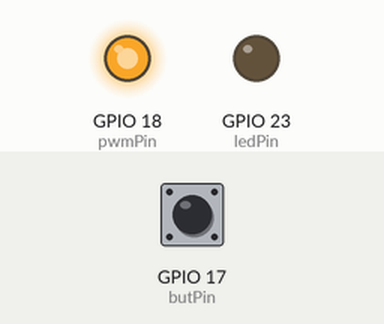
This program was run on a simulated Raspberry Pi (BCM pin numbers). On the bench: output pins drawn as LEDs (lit = HIGH). Dashed ring = blinking. The inputs (shaded band) are chosen by the test bench; at power-on: GPIO 17 (butPin) HIGH. What the program prints to the terminal is not drawn.

Above: at 1.2 s.
1.3 s: GPIO 17 (butPin) pulled LOW for 0.15 s
At 1.31 s:
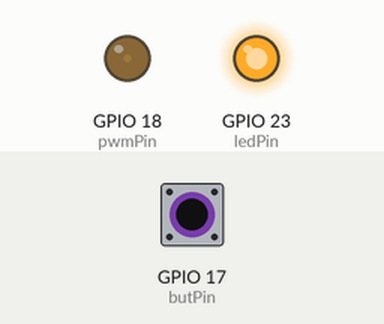
2.9 s: GPIO 17 (butPin) pulled LOW for 3.2 s
At 2.98 s:
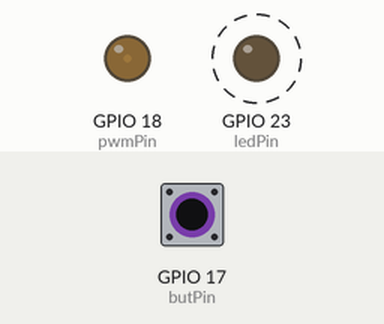
Timing chart, 0 to 7.7 s (numbered marks = the images above; inputs shaded):
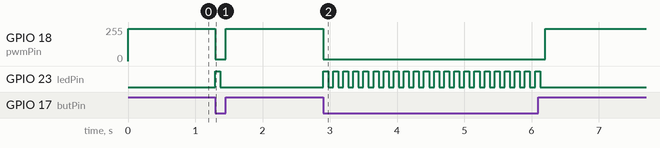

The program:

pwm.py
```python
import RPi.GPIO as GPIO
import time

pwmPin=18
ledPin=23
butPin=17

dc=95 #duty cycle (0-100) for PWM pin

GPIO.setmode(GPIO.BCM)
GPIO.setup(ledPin,GPIO.OUT)
GPIO.setup(pwmPin,GPIO.OUT)
pwm=GPIO.PWM(pwmPin,50)
GPIO.setup(butPin,GPIO.IN,pull_up_down=GPIO.PUD_UP)

GPIO.output(ledPin,GPIO.LOW)
pwm.start(dc)

print('here we go! Press CTRL+C to exi')
try:
    while 1:
        if GPIO.input(butPin):
            pwm.ChangeDutyCycle(dc)
            GPIO.output(ledPin,GPIO.LOW)
        else:
            pwm.ChangeDutyCycle(100-dc)
            GPIO.output(ledPin,GPIO.HIGH)
            time.sleep(0.075)
            GPIO.output(ledPin,GPIO.LOW)
            time.sleep(0.075)
except KeyboardInterrupt:
    pwm.stop()
    GPIO.cleanup()
```

Measured:
- after the input at 1.3 s, GPIO 18 (pwmPin): 242/255 → 13/255 at once, → 242/255 0.15 s later; GPIO 23 (ledPin): LOW → HIGH at once, → LOW 0.08 s later
- after the input at 2.9 s, GPIO 18 (pwmPin): 242/255 → 13/255 at once, → 242/255 3.3 s later; GPIO 23 (ledPin): alternates HIGH for 0.08 s and LOW for 0.08 s, 44 changes in all, then stays LOW, starting at once
